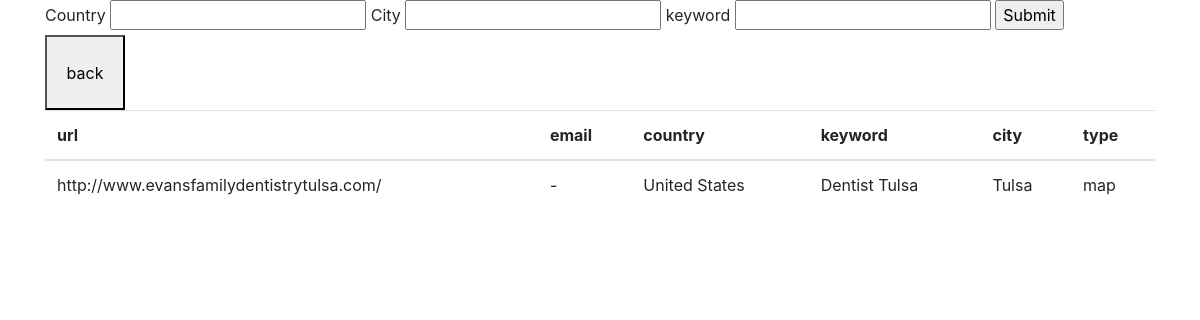
Before: /view with the older database file.
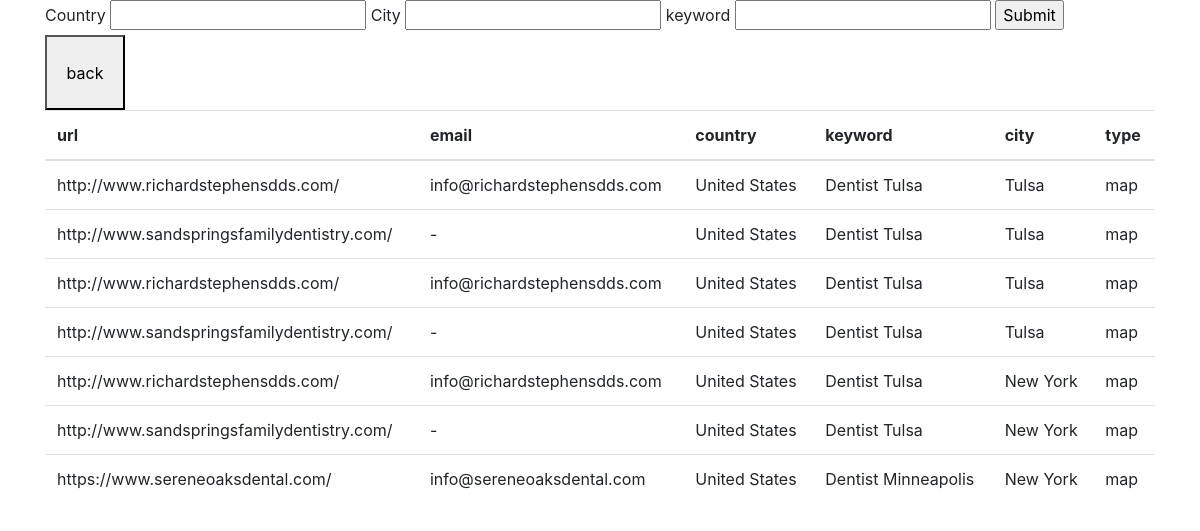
After: the same page with the newer database file.
### tables this page shows
CREATE TABLE detail(
        url text,
        email text,
        country text,
        keyword text,
        city text,
        type text
        );

### server.py (the view)
@app.route("/view")
def view_get():
    con = sqlite3.connect("searchdetail.db")
    con.row_factory = sqlite3.Row
    cur = con.cursor()
    cur.execute("select * from detail")
    rows = cur.fetchall()
    return render_template("index.html", rows=rows)

### templates/index.html (shortened to what this page needs)
<!DOCTYPE html>
<html lang="en">
<head>
    <link rel="stylesheet" href="https://maxcdn.bootstrapcdn.com/bootstrap/4.0.0/css/bootstrap.min.css">
</head>
<body>
    <div class="container">
        <form action="" method="POST">
          <label for="country">Country</label>
          <input name="input1">
          <label for="city">City</label>
          <input name="input2">
          <label for="keyword">keyword</label>
          <input name="input3">
        <input type="submit">
      </form>
        <table class="table">
          <thead>
            <tr>
              <th scope="col">url</th>
              <th scope="col">email</th>
                <th scope="col">country</th>
              <th scope="col">keyword</th>
                <th scope="col">city</th>
                <th scope="col">type</th>
            </tr>
          </thead>
          <tbody>
          <a href="/home" ><button class=grey style="height:75px;width:80px">back</button></a>
          {% for row in rows %}
          <tr>
              <td>{{row["url"]}}</td>
              <td>{{row["email"]}}</td>
              <td>{{row["country"]}}</td>
              <td>{{row["keyword"]}}</td>
              <td>{{row["city"]}}</td>
              <td>{{row["type"]}}</td>
          </tr>
          {% endfor %}
          </tbody>
        </table>
    </div>
</body>
</html>

Changed rows visible on the page:
changed detail (number 1 of 7 on the later page): url "http://www.evansfamilydentistrytulsa.com/" → "http://www.richardstephensdds.com/"; email "-" → "info@richardstephensdds.com"
added detail: url "http://www.sandspringsfamilydentistry.com/", email "-", country "United States", keyword "Dentist Tulsa", city "Tulsa", type "map"
added detail: url "http://www.richardstephensdds.com/", email "info@richardstephensdds.com", country "United States", keyword "Dentist Tulsa", city "Tulsa", type "map"
added detail: url "http://www.sandspringsfamilydentistry.com/", email "-", country "United States", keyword "Dentist Tulsa", city "Tulsa", type "map"
added detail: url "http://www.richardstephensdds.com/", email "info@richardstephensdds.com", country "United States", keyword "Dentist Tulsa", city "New York", type "map"
added detail: url "http://www.sandspringsfamilydentistry.com/", email "-", country "United States", keyword "Dentist Tulsa", city "New York", type "map"
added detail: url "https://www.sereneoaksdental.com/", email "info@sereneoaksdental.com", country "United States", keyword "Dentist Minneapolis", city "New York", type "map"
